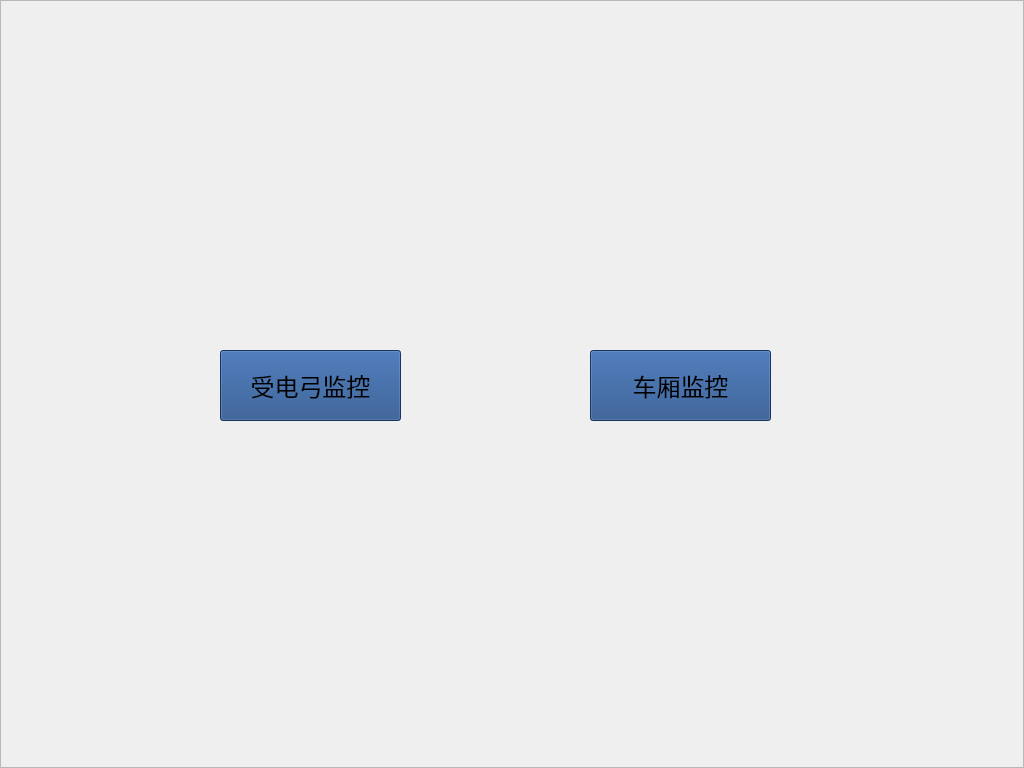
<?xml version="1.0" encoding="UTF-8"?>
<ui version="4.0">
 <class>choiceLoginDevWidget</class>
 <widget class="QWidget" name="choiceLoginDevWidget">
  <property name="geometry">
   <rect>
    <x>0</x>
    <y>0</y>
    <width>1024</width>
    <height>768</height>
   </rect>
  </property>
  <property name="windowTitle">
   <string>Form</string>
  </property>
  <widget class="QFrame" name="frame">
   <property name="geometry">
    <rect>
     <x>0</x>
     <y>0</y>
     <width>1024</width>
     <height>768</height>
    </rect>
   </property>
   <property name="styleSheet">
    <string notr="true">background-image: url(:/res/background1.png);</string>
   </property>
   <property name="frameShape">
    <enum>QFrame::StyledPanel</enum>
   </property>
   <property name="frameShadow">
    <enum>QFrame::Sunken</enum>
   </property>
   <widget class="QPushButton" name="cvmsPushButton">
    <property name="enabled">
     <bool>true</bool>
    </property>
    <property name="geometry">
     <rect>
      <x>220</x>
      <y>350</y>
      <width>181</width>
      <height>71</height>
     </rect>
    </property>
    <property name="font">
     <font>
      <pointsize>18</pointsize>
     </font>
    </property>
    <property name="styleSheet">
     <string notr="true">background-color: rgb(32, 74, 135);</string>
    </property>
    <property name="text">
     <string>受电弓监控</string>
    </property>
   </widget>
   <widget class="QPushButton" name="pvmsPushButton">
    <property name="geometry">
     <rect>
      <x>590</x>
      <y>350</y>
      <width>181</width>
      <height>71</height>
     </rect>
    </property>
    <property name="font">
     <font>
      <pointsize>18</pointsize>
     </font>
    </property>
    <property name="styleSheet">
     <string notr="true">background-color: rgb(32, 74, 135);</string>
    </property>
    <property name="text">
     <string>车厢监控</string>
    </property>
   </widget>
  </widget>
 </widget>
 <resources/>
 <connections/>
</ui>
